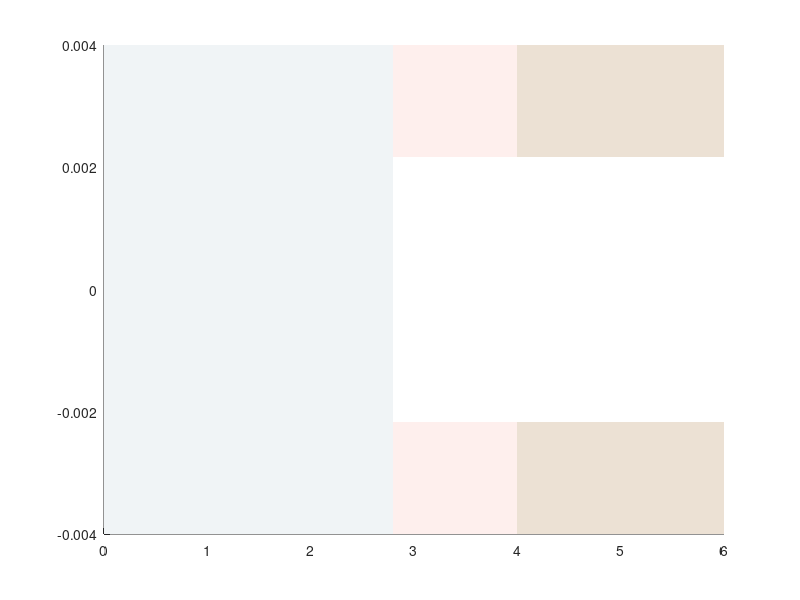

This chart was generated by the following MATLAB code: (Note: this script raises an error after producing the figure.)


ymax = 4e-3;
ymin = 2.17e-3;
x_point = [0 2.8 4 6];
y_point = ymax;
xline = [x_point(1),x_point(1),x_point(2),x_point(2);
         x_point(2),x_point(2),x_point(3),x_point(3);
         x_point(3),x_point(3),x_point(4),x_point(4)];
y1ine = [ ymin, y_point, y_point, ymin;
         -ymin,-y_point,-y_point,-ymin;];

blockcolor1=[254, 239, 237]/255;
blockcolor2=[240, 244, 246]/255;
blockcolor3=[236, 225, 212]/255;
h = gcf;
figure(h); hold on

fill_1 = fill(xline(1,:),[0 ymax ymax 0],blockcolor2, 'HandleVisibility','off');hold on
fill_2 = fill(xline(1,:),[0 -ymax -ymax 0],blockcolor2, 'HandleVisibility','off');hold on
fill_3 = fill(xline(2,:),y1ine(1,:),blockcolor1, 'HandleVisibility','off');hold on
fill_4 = fill(xline(2,:),y1ine(2,:),blockcolor1, 'HandleVisibility','off');hold on
fill_5 = fill(xline(3,:),y1ine(1,:),blockcolor3, 'HandleVisibility','off');hold on
fill_6 = fill(xline(3,:),y1ine(2,:),blockcolor3, 'HandleVisibility','off');

set(fill_1,'edgecolor','none');
set(fill_2,'edgecolor','none');
set(fill_3,'edgecolor','none');
set(fill_4,'edgecolor','none');
set(fill_5,'edgecolor','none');
set(fill_6,'edgecolor','none');
uistack(fill_1, 'bottom')
uistack(fill_2, 'bottom')
uistack(fill_3, 'bottom')
uistack(fill_4, 'bottom')
uistack(fill_5, 'bottom')
uistack(fill_6, 'bottom')

set(gca, 'layer', 'top');
set(gcf,'Units','centimeters','Position',[6 6 14.8 4]);%Set the size of figure(for A4)

textHeight = 2.9e-3;
text(1.4, textHeight,'瞬态加速段（无碰摩）','VerticalAlignment','bottom', 'HorizontalAlignment','center','Fontname', '宋体','FontSize',8);
text(1.4, -textHeight,'瞬态加速段（无碰摩）','VerticalAlignment','top', 'HorizontalAlignment','center', 'Fontname', '宋体','FontSize',8);
text(3.4, textHeight,'全周碰摩','VerticalAlignment','bottom', 'HorizontalAlignment','center', 'Fontname', '宋体','FontSize',8);
text(3.4, -textHeight,'全周碰摩','VerticalAlignment','top', 'HorizontalAlignment','center', 'Fontname', '宋体','FontSize',8);
text(5, textHeight,'局部碰摩','VerticalAlignment','bottom', 'HorizontalAlignment','center', 'Fontname', '宋体','FontSize',8);
text(5, -textHeight,'局部碰摩','VerticalAlignment','top', 'HorizontalAlignment','center', 'Fontname', '宋体','FontSize',8);
% print(h, ['G:/大学硕士/毕业论文/论文/template_master-master/figures/rub/bifurcation/', 'Node-8-DOF-1'], '-dpng','-r400')